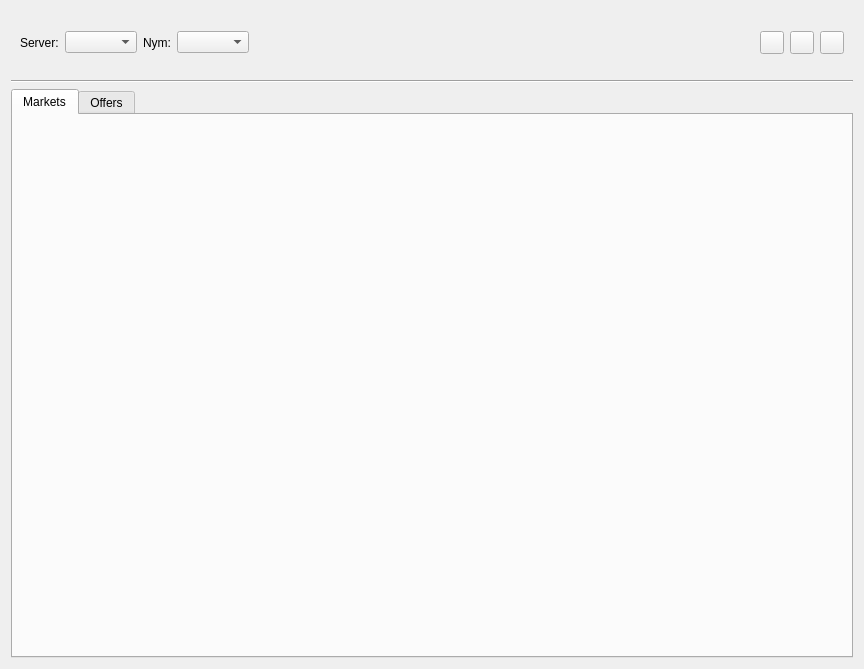
<?xml version="1.0" encoding="UTF-8"?>
<ui version="4.0">
 <class>DlgMarkets</class>
 <widget class="QDialog" name="DlgMarkets">
  <property name="geometry">
   <rect>
    <x>0</x>
    <y>0</y>
    <width>864</width>
    <height>669</height>
   </rect>
  </property>
  <property name="windowTitle">
   <string>Bid/Ask Markets</string>
  </property>
  <layout class="QVBoxLayout" name="verticalLayout" stretch="1,1,9">
   <item>
    <widget class="QWidget" name="userBar" native="true">
     <layout class="QHBoxLayout" name="horizontalLayout_3">
      <item>
       <layout class="QHBoxLayout" name="horizontalLayout">
        <item>
         <widget class="QLabel" name="label">
          <property name="text">
           <string>Server:</string>
          </property>
         </widget>
        </item>
        <item>
         <widget class="QComboBox" name="comboBoxServer"/>
        </item>
       </layout>
      </item>
      <item>
       <layout class="QHBoxLayout" name="horizontalLayout_2">
        <item>
         <widget class="QLabel" name="label_2">
          <property name="text">
           <string>Nym:</string>
          </property>
         </widget>
        </item>
        <item>
         <widget class="QComboBox" name="comboBoxNym"/>
        </item>
       </layout>
      </item>
      <item>
       <spacer name="horizontalSpacer_2">
        <property name="orientation">
         <enum>Qt::Horizontal</enum>
        </property>
        <property name="sizeHint" stdset="0">
         <size>
          <width>392</width>
          <height>20</height>
         </size>
        </property>
       </spacer>
      </item>
      <item>
       <widget class="QToolButton" name="toolButtonTradeArchive">
        <property name="text">
         <string/>
        </property>
       </widget>
      </item>
      <item>
       <widget class="QToolButton" name="toolButtonRefreshAccounts">
        <property name="text">
         <string/>
        </property>
       </widget>
      </item>
      <item>
       <widget class="QToolButton" name="toolButtonRefreshOffers">
        <property name="text">
         <string/>
        </property>
       </widget>
      </item>
     </layout>
    </widget>
   </item>
   <item>
    <widget class="Line" name="line">
     <property name="orientation">
      <enum>Qt::Horizontal</enum>
     </property>
    </widget>
   </item>
   <item>
    <widget class="QTabWidget" name="tabWidget">
     <property name="currentIndex">
      <number>0</number>
     </property>
     <widget class="QWidget" name="tabMarkets">
      <attribute name="title">
       <string>Markets</string>
      </attribute>
     </widget>
     <widget class="QWidget" name="tabOffers">
      <attribute name="title">
       <string>Offers</string>
      </attribute>
     </widget>
    </widget>
   </item>
  </layout>
 </widget>
 <resources/>
 <connections/>
</ui>
